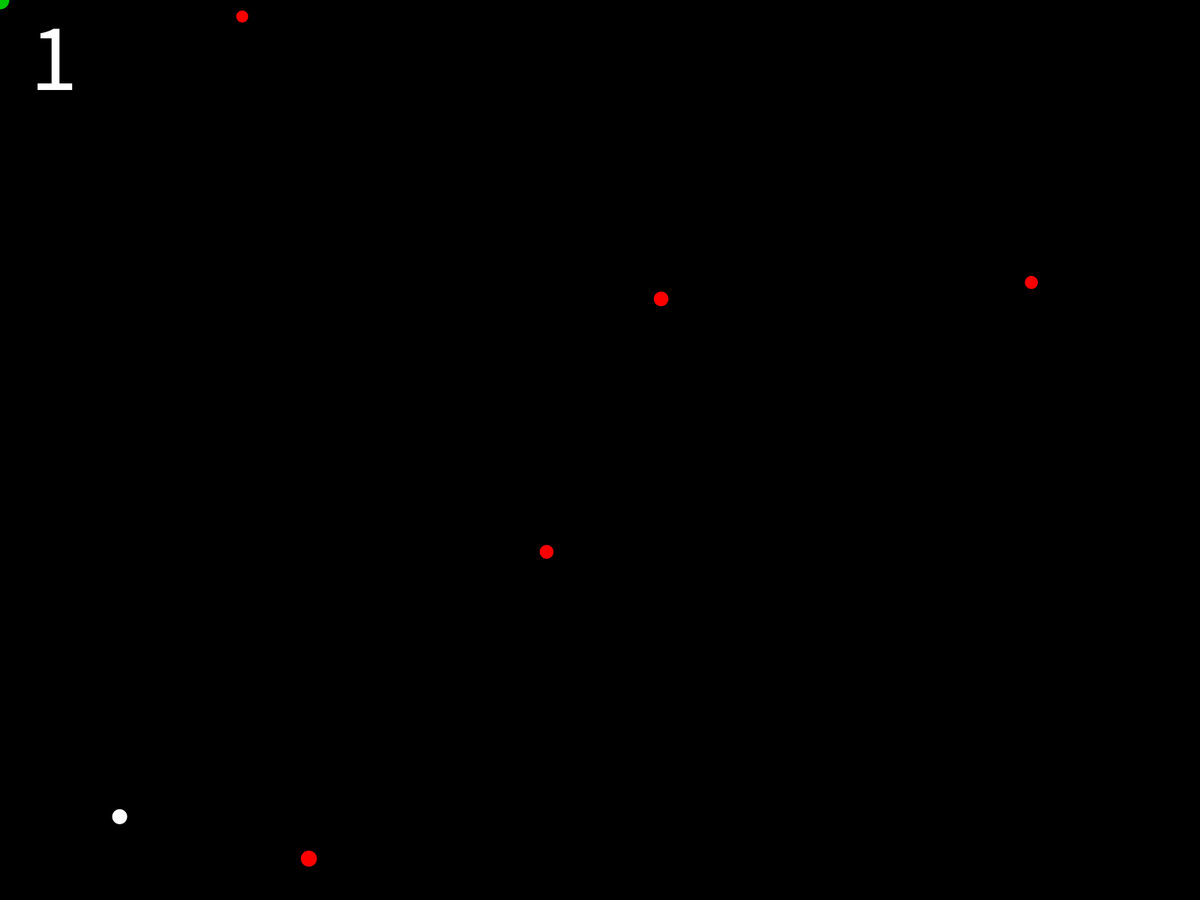
Frame 1 (no input)
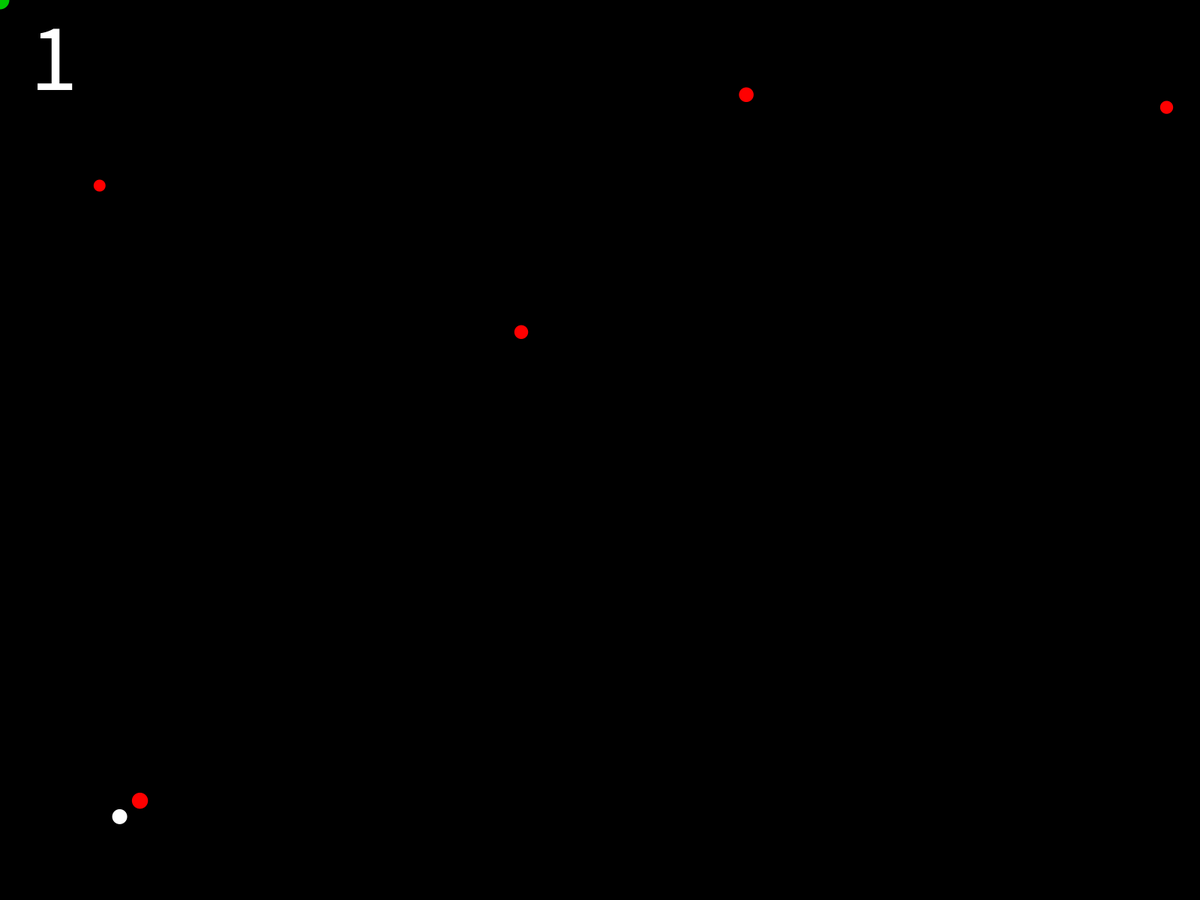
Frame 60 (the mouse pressed at the canvas centre just before this capture)
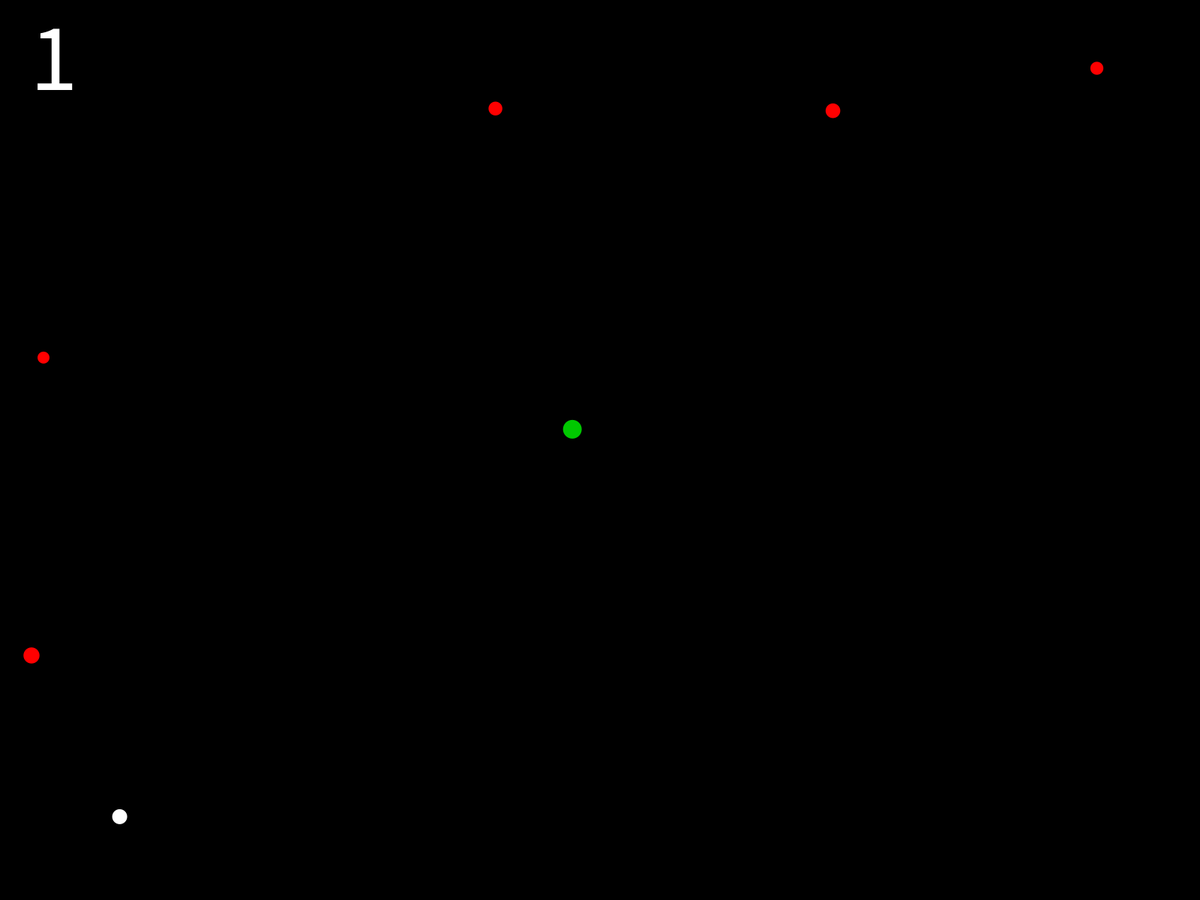
Frame 120 (the mouse held since frame 60 and released just before this capture)

The Processing sketch that drew these frames (run headless with seeded random() and noise(); from frame 60 on, the mouse is pressed at the canvas centre):

// Processing sketch: SnakeGame
// ── SnakeGame.pde
class Body {
  Body child;
  PVector pos;
  float len;
  
  Body (PVector pos, float len) {
    this.child = null;
    this.len = len;
    this.pos = pos;
  }

  void update() {
    if (child != null) {
      if (PVector.dist(child.pos, pos) > len) {
        child.pos = PVector.add(PVector.mult(PVector.sub(child.pos, pos).normalize(), len), pos);
      }

      child.update();
    }
  }
  
  void display() {
    fill(0, 200, 0);
    noStroke();
    circle(pos.x, pos.y, 25);
    
    if (child != null) {
      child.display();
    }
  }
}

class Head extends Body {
  Head(PVector pos, float len) {
    super(pos, len);
  }
  
  void update() {
    pos.x = lerp(pos.x, mouseX, 0.05);
    pos.y = lerp(pos.y, mouseY, 0.05);
    
    super.update();
  }
}



class Snake {
  Body head;
  Body tail;
  float len;
  int cnt = 0;
  
  Snake(float len) {
    this.len = len;
    head = tail = new Head(new PVector(0, 0), len);
  }
  
  void update() {
    head.update();
  }
  
  void display() {
    head.display();
  }
  
  void addBody() {
    tail.child = new Body(tail.pos.copy(), len);
    tail = tail.child;
    cnt++;
  }
  
  void removeBody() {
    if (head == tail) return;
    
    Body aux = head;
    while (aux.child != tail)
      aux = aux.child;
      
    aux.child = null;
    tail = aux;
    cnt--;
  }
}

class Apple {
  Snake snake;
  PVector pos;
  
  Apple(Snake snake) {
    this.snake = snake;
    pos = new PVector(0, 0);
  }
  
  void display() {
    fill(255);
    circle(pos.x, pos.y, 20);
  }
  
  void update() {
    if (PVector.dist(snake.head.pos, pos) < snake.head.len) {
      for (int i = 0; i < 1; i++)
        snake.addBody();
        
       spawn();
    }
  }
  
  void spawn() {
    pos.x = random(0, width - 50);
    pos.y = random(0, height - 50);
  }
}

class Shot {
  Snake snake;
  PVector pos;
  PVector vel;
  float len;
  float velocity;
  
  Shot (Snake snake, float len, float velocity) {
    this.velocity = velocity;
    this.snake = snake;
    this.len = len;
    pos = new PVector(random(0, width), random(0, height));
    vel = PVector.mult(PVector.random2D(), velocity);
  }
  
  void update () {
    pos.add(vel);
    
    if (pos.x > width) {
      pos.x = width;
      vel.x *= -1;
    }
    if (pos.x < 0) {
      pos.x = 0;
      vel.x *= -1;
    }
    if (pos.y > height) {
      pos.y = height;
      vel.y *= -1;
    }
    if (pos.y < 0) {
      pos.y = 0;
      vel.y *= -1;
    }
    
    Body aux = snake.head;
    
    while(aux != null) {
      if (PVector.dist(aux.pos, pos) < (aux.len + len) / 2) {
        
        PVector normal = PVector.sub(pos, aux.pos).normalize();
        PVector nVel = PVector.sub(vel, PVector.mult(normal, 2 * PVector.dot(normal, vel)));
        
        vel = nVel;
        pos = PVector.add(aux.pos, PVector.mult(normal, aux.len + len));
        
        snake.removeBody();
        
        return;
      }
      aux = aux.child;
    }
  }
  
  void display() {
    fill(255, 0, 0);
    circle(pos.x, pos.y, len);
  }
}

Snake snake;
Apple apple;
ArrayList<Shot> shotlist;
int shotcnt=  5;
void setup () {
  fullScreen(0);
  size(500, 500);
  shotlist = new ArrayList<Shot>();
  snake = new Snake(15);
  apple = new Apple(snake);
  
  for (int i = 0; i < shotcnt; i++) {
    shotlist.add(new Shot(snake, random(15, 25), 5));
  }
    
  apple.spawn();
}

void draw() {
 background(0);

 snake.update();
 snake.display();
 
 apple.update();
 apple.display();
 
 for (int i = 0; i < shotcnt; i++) {
   shotlist.get(i).update();
   shotlist.get(i).display();
 }
 
 textSize(128);
 fill(255);
 text(snake.cnt + 1, 40, 120);
}
